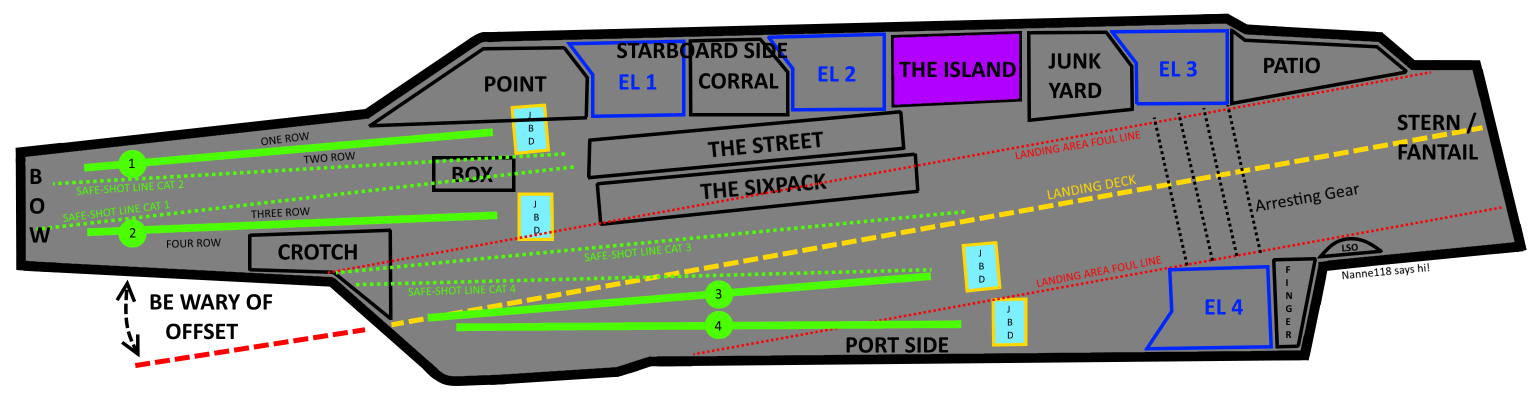
#> input picture deck_source.png, 3072 x 824 px, found by its file name (shown at 1/2 size)
$ python gen_deck_image.py
#> lines starting #> are read from the running program, lines starting #| are printed output that depends on the picture
#!/usr/bin/env python3
r"""
Convert a top-down deck reference image (deck_source.png) into the panel deck
background:
  - Hooks/deck_overhead.tga   — 32-bit, BOTTOM-UP (descriptor 0x08, the only
                                orientation DCS bkg.file loads; matches FLOLS).
  - deck_overhead_preview.png — same pixels as RGB, for eyeballing at scale.

Target width is the panel deck area; height follows the source aspect so the
deck isn't distorted.  Prints the final WxH so the .dlg overlay rect + the hook
overlay mapping can match it exactly.
"""
import struct
from pathlib import Path
from PIL import Image
import numpy as np

ROOT = Path(r"C:\Users\Fett\Saved Games\Claude Dump\CarrierGUI")
SRC  = ROOT / "deck_source.png"
TGA  = ROOT / "Hooks" / "deck_overhead.tga"
PREV = ROOT / "deck_overhead_preview.png"

TARGET_W = 520   # panel deck-area width

im = Image.open(SRC).convert("RGBA")
#> im is the input picture: PIL image 3072x824 RGBA; mean R, G, B, A 158.6, 161.5, 156.4, 255
w, h = im.size
#> w = 3072; h = 824
target_h = round(TARGET_W * h / w)
#> target_h = 139
im = im.resize((TARGET_W, target_h), Image.LANCZOS)
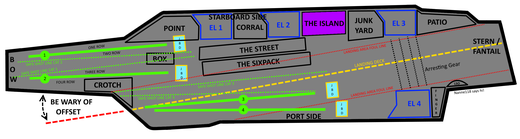
#> im: PIL image 520x139 RGBA; mean R, G, B, A 158.6, 161.5, 156.5, 255

im.convert("RGB").save(PREV)

arr  = np.array(im)                 # H x W x 4, RGBA, top-down
bgra = arr[:, :, [2, 1, 0, 3]]      # -> BGRA
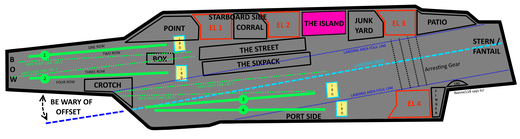
#> bgra: shape (139, 520, 4); mean R, G, B, A 156.5, 161.5, 158.6, 255
bgra = bgra[::-1, :, :]             # -> bottom-up rows
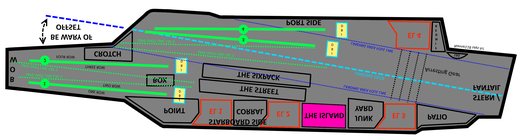
#> bgra: shape (139, 520, 4); mean R, G, B, A 156.5, 161.5, 158.6, 255
hdr = struct.pack('<BBBHHBHHHHBB',
                  0, 0, 2, 0, 0, 0, 0, 0,
                  TARGET_W, target_h, 32, 0x08)
TGA.write_bytes(hdr + bgra.tobytes())

print(f"deck image: {TARGET_W}x{target_h}")
#| deck image: 520x139
#> (the run stopped early here; a loop or call above may not have finished)

$ run again, with conga_grid_map.png copied over deck_source.png
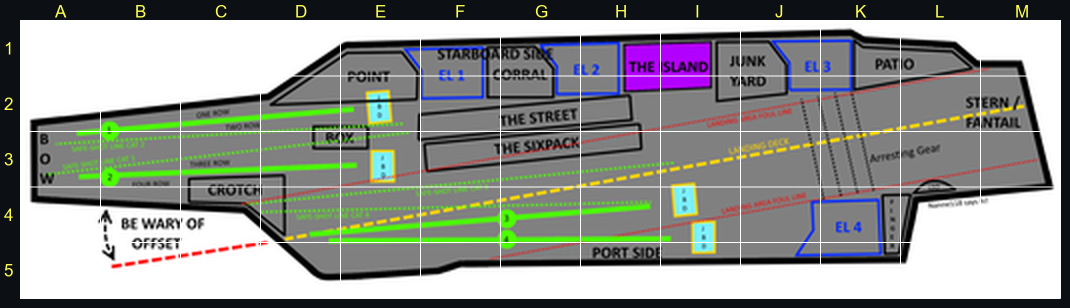
#> input picture conga_grid_map.png, 2140 x 616 px, found by its file name (shown at 1/2 size)
#> `im = im.resize((TARGET_W, target_h), Image.LANCZOS)`:
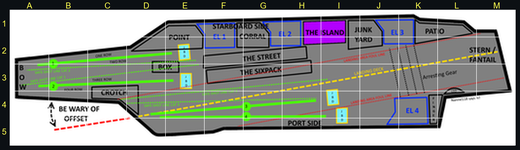
#> im: PIL image 520x150 RGBA; mean R, G, B, A 144.5, 147.3, 143.2, 255
#> `bgra = bgra[::-1, :, :]`:
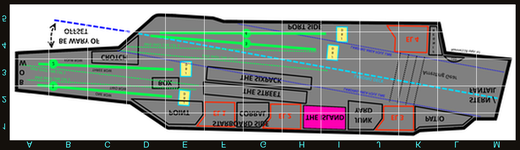
#> bgra: shape (150, 520, 4); mean R, G, B, A 143.2, 147.3, 144.5, 255
#| deck image: 520x150
